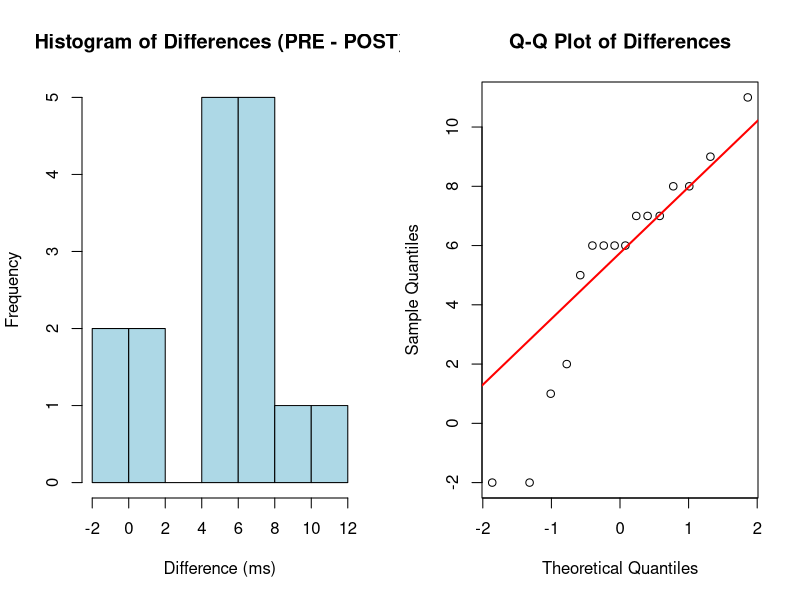
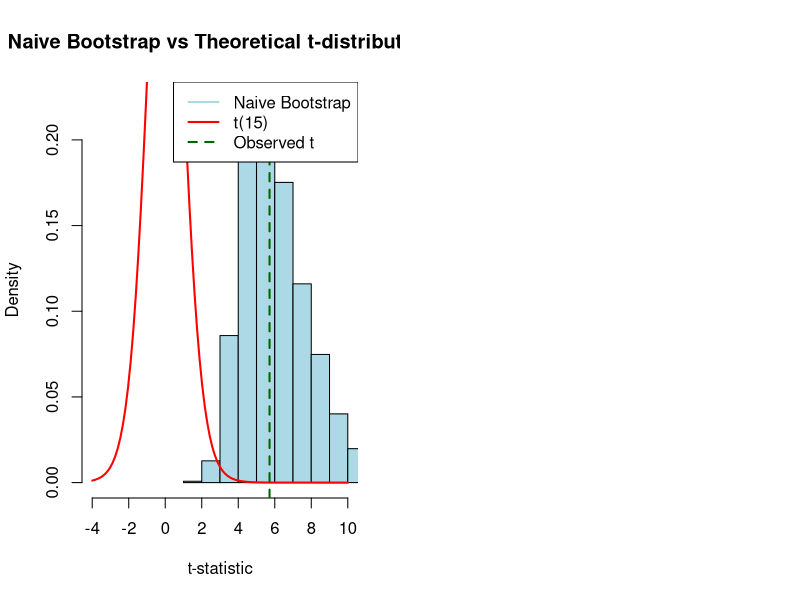
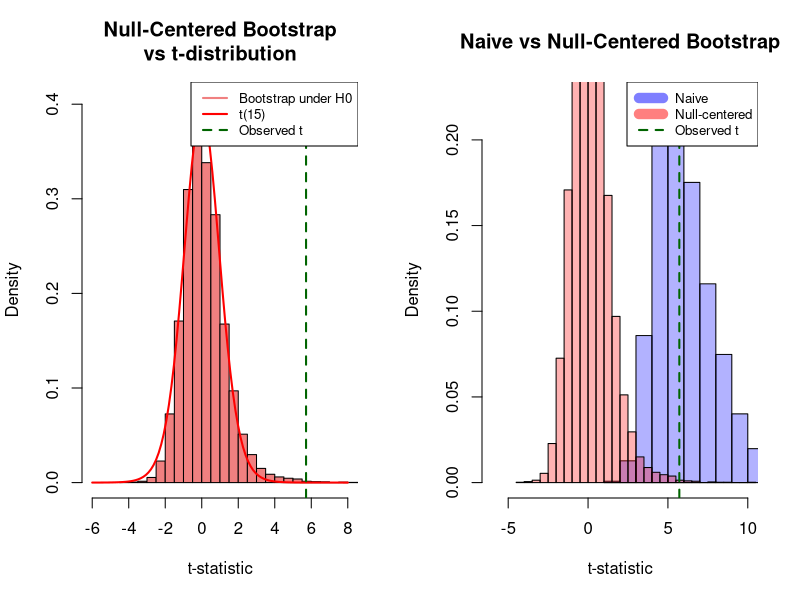
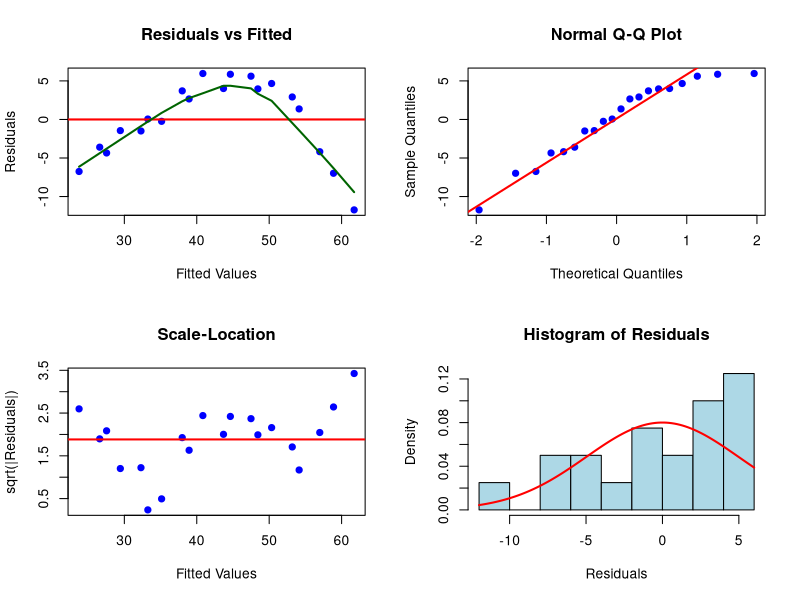
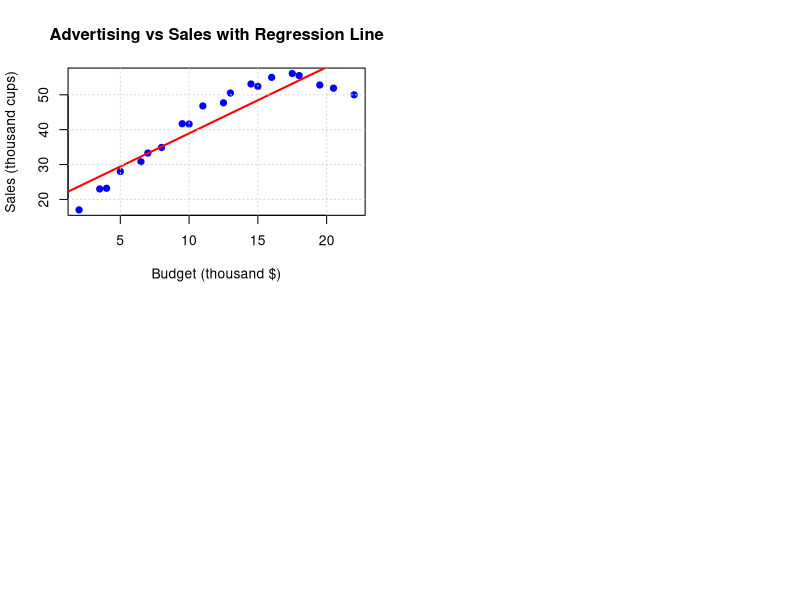

These charts were generated, in order, by the following R code:
## ---- chunk 1
knitr::opts_chunk$set(
  echo = TRUE,
  message = FALSE,
  warning = FALSE,
  fig.width = 8,
  fig.height = 5,
  fig.align = 'center'
)

# Set seed for reproducibility
set.seed(123)
## ---- chunk 2
# Calculations
p_success <- 5/9
n <- 81
E_S <- n * p_success
SE_S <- sqrt(n * p_success * (1 - p_success))

cat("Expected value E[S] =", round(E_S, 2), "\n")
cat("Standard error SE[S] =", round(SE_S, 2), "\n")
## ---- chunk 3
alpha <- 0.03
z_critical <- qnorm(1 - alpha/2)
lower_bound <- E_S - z_critical * SE_S
upper_bound <- E_S + z_critical * SE_S

cat("z-critical value:", round(z_critical, 4), "\n")
cat("97% Prediction Interval: [", round(lower_bound, 2), ",",
    round(upper_bound, 2), "]\n")
## ---- chunk 4
n_sim <- 5000
die_probs <- c(2/9, 2/9, 2/9, 1/9, 1/9, 1/9)

simulated_S <- replicate(n_sim, {
  rolls <- sample(1:6, size = 81, replace = TRUE, prob = die_probs)
  sum(rolls >= 3)
})

sim_mean <- mean(simulated_S)
sim_sd <- sd(simulated_S)
sim_interval <- quantile(simulated_S, c(0.015, 0.985))

cat("Simulated mean:", round(sim_mean, 2), "\n")
cat("Simulated SD:", round(sim_sd, 2), "\n")
cat("Simulated 97% interval:", sim_interval, "\n")
cat("Proportion within theoretical interval:",
    round(mean(simulated_S >= lower_bound & simulated_S <= upper_bound), 4), "\n")
## ---- chunk 5
binom_result <- binom.test(24, 99, alternative = "greater", conf.level = 0.95)
cat("Observed proportion:", round(24/99, 4), "\n")
cat("95% CI lower bound:", round(binom_result$conf.int[1], 4), "\n")
## ---- chunk 6
observed <- c(10, 27, 5, 33, 9, 15)
expected_props <- c(2/9, 2/9, 2/9, 1/9, 1/9, 1/9)
n_total <- sum(observed)
expected <- n_total * expected_props

cat("Observed frequencies:", observed, "\n")
cat("Expected frequencies:", round(expected, 2), "\n")
cat("\nAll expected frequencies >= 5:", all(expected >= 5), "\n")
## ---- chunk 7
chi_sq_stat <- sum((observed - expected)^2 / expected)
df <- length(observed) - 1
p_value <- pchisq(chi_sq_stat, df, lower.tail = FALSE)
critical_value <- qchisq(0.99, df)

cat("Chi-square statistic:", round(chi_sq_stat, 2), "\n")
cat("Degrees of freedom:", df, "\n")
cat("p-value:", format(p_value, scientific = TRUE), "\n")
cat("Critical value (α = 0.01):", round(critical_value, 2), "\n")

# Detailed table
contrib <- (observed - expected)^2 / expected
result_table <- data.frame(
  Value = 1:6,
  Observed = observed,
  Expected = round(expected, 2),
  Contribution = round(contrib, 2)
)
knitr::kable(result_table, caption = "Chi-square Test Breakdown")
## ---- chunk 8
chisq.test(observed, p = expected_props)
## ---- chunk 9
pre_ms <- c(171, 162, 164, 169, 173, 168, 158, 166,
            176, 161, 170, 159, 167, 163, 172, 160)
post_ms <- c(160, 155, 158, 161, 165, 170, 151, 157,
             170, 155, 165, 157, 160, 165, 166, 159)
differences <- pre_ms - post_ms
## ---- chunk 10
cat("Differences:", differences, "\n")
cat("Mean:", round(mean(differences), 2), "ms\n")
cat("SD:", round(sd(differences), 2), "ms\n")

# Shapiro-Wilk test
shapiro_test <- shapiro.test(differences)
cat("\nShapiro-Wilk test:\n")
cat("W =", round(shapiro_test$statistic, 4),
    ", p-value =", round(shapiro_test$p.value, 4), "\n")
## ---- chunk 11
par(mfrow = c(1, 2))
hist(differences, main = "Histogram of Differences (PRE - POST)",
     xlab = "Difference (ms)", col = "lightblue", breaks = 8)
qqnorm(differences, main = "Q-Q Plot of Differences")
qqline(differences, col = "red", lwd = 2)
## ---- chunk 12
n <- length(differences)
mean_diff <- mean(differences)
sd_diff <- sd(differences)
se_diff <- sd_diff / sqrt(n)
t_stat <- mean_diff / se_diff
df_t <- n - 1
p_value <- pt(t_stat, df_t, lower.tail = FALSE)
t_critical <- qt(0.95, df_t)

cat("Sample size n =", n, "\n")
cat("Mean difference =", round(mean_diff, 2), "ms\n")
cat("SD of differences =", round(sd_diff, 2), "ms\n")
cat("SE =", round(se_diff, 2), "ms\n")
cat("\nTest statistic t =", round(t_stat, 2), "\n")
cat("Degrees of freedom =", df_t, "\n")
cat("p-value (one-sided) =", format(p_value, scientific = TRUE), "\n")
cat("\nAt α = 0.05:\n")
cat("Critical value =", round(t_critical, 2), "\n")
cat("Rejection region: t >", round(t_critical, 2), "\n")
## ---- chunk 13
n_bootstrap <- 10000
bootstrap_t_stats_naive <- numeric(n_bootstrap)

for(i in 1:n_bootstrap) {
  boot_sample <- sample(differences, size = n, replace = TRUE)
  boot_mean <- mean(boot_sample)
  boot_sd <- sd(boot_sample)
  boot_se <- boot_sd / sqrt(n)
  bootstrap_t_stats_naive[i] <- boot_mean / boot_se
}

cat("Naive Bootstrap Statistics:\n")
cat("Mean of t-statistics:", round(mean(bootstrap_t_stats_naive), 2), "\n")
cat("SD of t-statistics:", round(sd(bootstrap_t_stats_naive), 2), "\n")

# Plot
hist(bootstrap_t_stats_naive, breaks = 50, probability = TRUE,
     main = "Naive Bootstrap vs Theoretical t-distribution",
     xlab = "t-statistic", col = "lightblue", xlim = c(-4, 10))
curve(dt(x, df = df_t), add = TRUE, col = "red", lwd = 2)
abline(v = t_stat, col = "darkgreen", lwd = 2, lty = 2)
legend("topright", legend = c("Naive Bootstrap", "t(15)", "Observed t"),
       col = c("lightblue", "red", "darkgreen"), lwd = 2, lty = c(1,1,2))
## ---- chunk 14
# Center differences under H0 (mean = 0)
centered_diffs <- differences - mean(differences)

bootstrap_t_stats_proper <- numeric(n_bootstrap)

for(i in 1:n_bootstrap) {
  boot_sample <- sample(centered_diffs, size = n, replace = TRUE)
  boot_mean <- mean(boot_sample)
  boot_sd <- sd(boot_sample)
  boot_se <- boot_sd / sqrt(n)
  bootstrap_t_stats_proper[i] <- boot_mean / boot_se
}

cat("\nNull-Centered Bootstrap Statistics:\n")
cat("Mean of t-statistics:", round(mean(bootstrap_t_stats_proper), 2), "\n")
cat("SD of t-statistics:", round(sd(bootstrap_t_stats_proper), 2), "\n")

# Comparison plot
par(mfrow = c(1, 2))

# Null-centered bootstrap
hist(bootstrap_t_stats_proper, breaks = 50, probability = TRUE,
     main = "Null-Centered Bootstrap\nvs t-distribution",
     xlab = "t-statistic", col = "lightcoral", xlim = c(-6, 8))
curve(dt(x, df = df_t), add = TRUE, col = "red", lwd = 2)
abline(v = t_stat, col = "darkgreen", lwd = 2, lty = 2)
legend("topright", legend = c("Bootstrap under H0", "t(15)", "Observed t"),
       col = c("lightcoral", "red", "darkgreen"), lwd = 2, lty = c(1,1,2),
       cex = 0.8)

# Both bootstraps comparison
hist(bootstrap_t_stats_naive, breaks = 50, probability = TRUE,
     main = "Naive vs Null-Centered Bootstrap",
     xlab = "t-statistic", col = rgb(0,0,1,0.3), xlim = c(-6, 10))
hist(bootstrap_t_stats_proper, breaks = 50, probability = TRUE,
     col = rgb(1,0,0,0.3), add = TRUE)
abline(v = t_stat, col = "darkgreen", lwd = 2, lty = 2)
legend("topright", legend = c("Naive", "Null-centered", "Observed t"),
       col = c(rgb(0,0,1,0.5), rgb(1,0,0,0.5), "darkgreen"),
       lwd = c(10,10,2), lty = c(1,1,2), cex = 0.8)
## ---- chunk 15
# Naive bootstrap p-value (INCORRECT for hypothesis testing)
bootstrap_p_naive <- mean(bootstrap_t_stats_naive >= t_stat)

# Proper null-centered bootstrap p-value (CORRECT)
bootstrap_p_proper <- mean(bootstrap_t_stats_proper >= t_stat)

cat("Naive bootstrap p-value:", round(bootstrap_p_naive, 4), "\n")
cat("Null-centered bootstrap p-value:", round(bootstrap_p_proper, 4), "\n")
cat("Theoretical p-value:", format(p_value, scientific = TRUE), "\n")
## ---- chunk 16
pre_alert <- c(171, 162, 169, 173, 158, 166, 176, 170, 167, 172)
post_alert <- c(160, 155, 161, 165, 151, 157, 170, 165, 160, 166)
pre_notalert <- c(164, 168, 161, 159, 163, 160)
post_notalert <- c(158, 170, 155, 157, 165, 159)

diff_alert <- pre_alert - post_alert
diff_notalert <- pre_notalert - post_notalert
## ---- chunk 17
n_alert <- length(diff_alert)
n_notalert <- length(diff_notalert)
mean_alert <- mean(diff_alert)
mean_notalert <- mean(diff_notalert)
sd_alert <- sd(diff_alert)
sd_notalert <- sd(diff_notalert)

summary_df <- data.frame(
  Group = c("Alert", "Not Alert"),
  n = c(n_alert, n_notalert),
  Mean = round(c(mean_alert, mean_notalert), 2),
  SD = round(c(sd_alert, sd_notalert), 2)
)
knitr::kable(summary_df, caption = "Summary Statistics by Group")
## ---- chunk 18
# Pooled variance
pooled_var <- ((n_alert - 1) * sd_alert^2 + (n_notalert - 1) * sd_notalert^2) /
              (n_alert + n_notalert - 2)
pooled_sd <- sqrt(pooled_var)
se_pooled <- pooled_sd * sqrt(1/n_alert + 1/n_notalert)

t_stat_q3 <- (mean_alert - mean_notalert) / se_pooled
df_q3 <- n_alert + n_notalert - 2

cat("Pooled SD =", round(pooled_sd, 2), "\n")
cat("SE =", round(se_pooled, 2), "\n")
cat("t-statistic =", round(t_stat_q3, 2), "\n")
cat("Degrees of freedom =", df_q3, "\n")
## ---- chunk 19
p_value_q3 <- 2 * pt(abs(t_stat_q3), df_q3, lower.tail = FALSE)
t_crit_q3 <- qt(0.975, df_q3)

cat("p-value (two-sided) =", format(p_value_q3, scientific = TRUE), "\n")
cat("Critical value (±) =", round(t_crit_q3, 2), "\n")
cat("Rejection region: |t| >", round(t_crit_q3, 2), "\n")
## ---- chunk 20
t.test(diff_alert, diff_notalert, var.equal = TRUE)
## ---- chunk 21
x <- c(2.0, 3.5, 4.0, 5.0, 6.5, 7.0, 8.0, 9.5, 10.0, 11.0,
       12.5, 13.0, 14.5, 15.0, 16.0, 17.5, 18.0, 19.5, 20.5, 22.0)
y <- c(17.0, 23.0, 23.2, 28.0, 30.8, 33.3, 34.9, 41.7, 41.6, 46.8,
       47.7, 50.5, 53.1, 52.4, 55.0, 56.1, 55.5, 52.8, 51.9, 50.0)
## ---- chunk 22
model <- lm(y ~ x)
summary(model)
## ---- chunk 23
residuals <- residuals(model)
fitted_values <- fitted(model)

par(mfrow = c(2, 2))

# 1. Residuals vs Fitted
plot(fitted_values, residuals, main = "Residuals vs Fitted",
     xlab = "Fitted Values", ylab = "Residuals", pch = 19, col = "blue")
abline(h = 0, col = "red", lwd = 2)
lines(lowess(fitted_values, residuals), col = "darkgreen", lwd = 2)

# 2. Q-Q Plot
qqnorm(residuals, pch = 19, col = "blue")
qqline(residuals, col = "red", lwd = 2)

# 3. Scale-Location
plot(fitted_values, sqrt(abs(residuals)), main = "Scale-Location",
     xlab = "Fitted Values", ylab = "sqrt(|Residuals|)", pch = 19, col = "blue")
abline(h = mean(sqrt(abs(residuals))), col = "red", lwd = 2)

# 4. Histogram
hist(residuals, breaks = 10, probability = TRUE,
     main = "Histogram of Residuals", xlab = "Residuals", col = "lightblue")
curve(dnorm(x, mean(residuals), sd(residuals)), add = TRUE, col = "red", lwd = 2)
## ---- chunk 24
plot(x, y, pch = 19, col = "blue", main = "Advertising vs Sales with Regression Line",
     xlab = "Budget (thousand $)", ylab = "Sales (thousand cups)")
abline(model, col = "red", lwd = 2)
grid()
## ---- chunk 25
shapiro.test(residuals)
